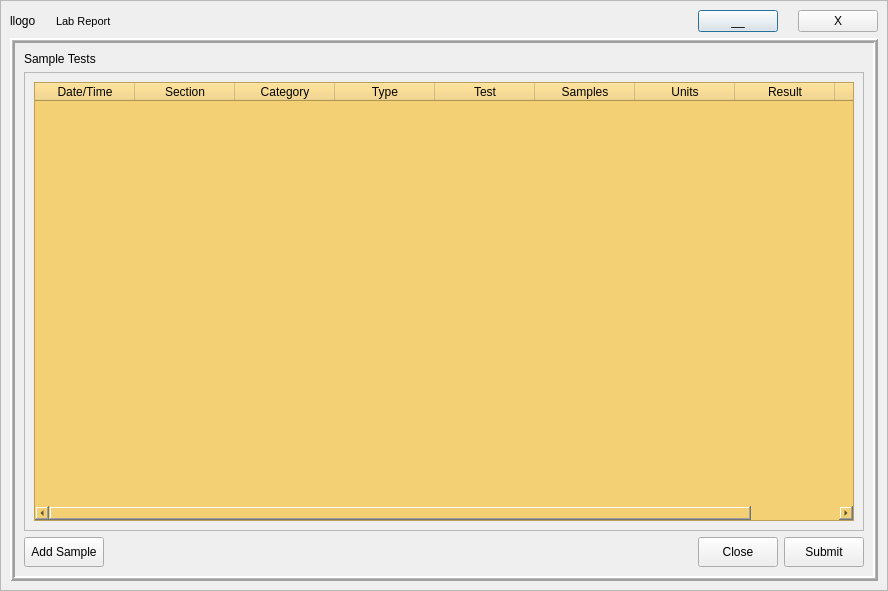
<?xml version="1.0" encoding="UTF-8"?>
<ui version="4.0">
 <class>LabReport</class>
 <widget class="QDialog" name="LabReport">
  <property name="geometry">
   <rect>
    <x>0</x>
    <y>0</y>
    <width>888</width>
    <height>591</height>
   </rect>
  </property>
  <property name="windowTitle">
   <string>Lab Report</string>
  </property>
  <layout class="QGridLayout" name="gridLayout">
   <property name="leftMargin">
    <number>0</number>
   </property>
   <property name="topMargin">
    <number>0</number>
   </property>
   <property name="rightMargin">
    <number>0</number>
   </property>
   <property name="bottomMargin">
    <number>0</number>
   </property>
   <property name="spacing">
    <number>0</number>
   </property>
   <item row="1" column="0">
    <widget class="QFrame" name="frame">
     <property name="frameShape">
      <enum>QFrame::StyledPanel</enum>
     </property>
     <property name="frameShadow">
      <enum>QFrame::Raised</enum>
     </property>
     <layout class="QVBoxLayout" name="verticalLayout">
      <property name="leftMargin">
       <number>9</number>
      </property>
      <property name="topMargin">
       <number>9</number>
      </property>
      <property name="rightMargin">
       <number>9</number>
      </property>
      <item>
       <widget class="QFrame" name="frame_2">
        <property name="sizePolicy">
         <sizepolicy hsizetype="Minimum" vsizetype="Minimum">
          <horstretch>0</horstretch>
          <verstretch>0</verstretch>
         </sizepolicy>
        </property>
        <property name="frameShape">
         <enum>QFrame::NoFrame</enum>
        </property>
        <property name="frameShadow">
         <enum>QFrame::Plain</enum>
        </property>
        <layout class="QHBoxLayout" name="horizontalLayout_4">
         <property name="spacing">
          <number>20</number>
         </property>
         <property name="leftMargin">
          <number>0</number>
         </property>
         <property name="topMargin">
          <number>0</number>
         </property>
         <property name="rightMargin">
          <number>0</number>
         </property>
         <property name="bottomMargin">
          <number>0</number>
         </property>
         <item>
          <widget class="QLabel" name="logo">
           <property name="text">
            <string>llogo</string>
           </property>
          </widget>
         </item>
         <item>
          <widget class="QLabel" name="bgflbl">
           <property name="sizePolicy">
            <sizepolicy hsizetype="Expanding" vsizetype="Preferred">
             <horstretch>0</horstretch>
             <verstretch>0</verstretch>
            </sizepolicy>
           </property>
           <property name="font">
            <font>
             <family>MS Shell Dlg 2</family>
             <pointsize>8</pointsize>
            </font>
           </property>
           <property name="text">
            <string>Lab Report</string>
           </property>
           <property name="alignment">
            <set>Qt::AlignLeading|Qt::AlignLeft|Qt::AlignVCenter</set>
           </property>
           <property name="margin">
            <number>5</number>
           </property>
          </widget>
         </item>
         <item>
          <widget class="QPushButton" name="miniBtn">
           <property name="sizePolicy">
            <sizepolicy hsizetype="Fixed" vsizetype="Fixed">
             <horstretch>0</horstretch>
             <verstretch>0</verstretch>
            </sizepolicy>
           </property>
           <property name="cursor">
            <cursorShape>PointingHandCursor</cursorShape>
           </property>
           <property name="text">
            <string>__</string>
           </property>
          </widget>
         </item>
         <item>
          <widget class="QPushButton" name="exitBtn">
           <property name="sizePolicy">
            <sizepolicy hsizetype="Fixed" vsizetype="Fixed">
             <horstretch>0</horstretch>
             <verstretch>0</verstretch>
            </sizepolicy>
           </property>
           <property name="cursor">
            <cursorShape>PointingHandCursor</cursorShape>
           </property>
           <property name="text">
            <string>X</string>
           </property>
          </widget>
         </item>
        </layout>
       </widget>
      </item>
      <item>
       <widget class="QFrame" name="bgLayer">
        <property name="sizePolicy">
         <sizepolicy hsizetype="Preferred" vsizetype="Expanding">
          <horstretch>0</horstretch>
          <verstretch>0</verstretch>
         </sizepolicy>
        </property>
        <property name="frameShape">
         <enum>QFrame::Box</enum>
        </property>
        <property name="frameShadow">
         <enum>QFrame::Raised</enum>
        </property>
        <property name="lineWidth">
         <number>2</number>
        </property>
        <property name="midLineWidth">
         <number>1</number>
        </property>
        <layout class="QGridLayout" name="gridLayout_2">
         <item row="3" column="0">
          <layout class="QHBoxLayout" name="horizontalLayout">
           <item>
            <widget class="QPushButton" name="addBtn">
             <property name="sizePolicy">
              <sizepolicy hsizetype="Minimum" vsizetype="Preferred">
               <horstretch>0</horstretch>
               <verstretch>0</verstretch>
              </sizepolicy>
             </property>
             <property name="cursor">
              <cursorShape>PointingHandCursor</cursorShape>
             </property>
             <property name="text">
              <string>Add Sample</string>
             </property>
            </widget>
           </item>
           <item>
            <spacer name="horizontalSpacer_2">
             <property name="orientation">
              <enum>Qt::Horizontal</enum>
             </property>
             <property name="sizeHint" stdset="0">
              <size>
               <width>40</width>
               <height>20</height>
              </size>
             </property>
            </spacer>
           </item>
           <item>
            <widget class="QPushButton" name="closeBtn">
             <property name="minimumSize">
              <size>
               <width>0</width>
               <height>30</height>
              </size>
             </property>
             <property name="cursor">
              <cursorShape>PointingHandCursor</cursorShape>
             </property>
             <property name="text">
              <string>Close</string>
             </property>
            </widget>
           </item>
           <item>
            <widget class="QPushButton" name="submitBtn">
             <property name="minimumSize">
              <size>
               <width>0</width>
               <height>30</height>
              </size>
             </property>
             <property name="cursor">
              <cursorShape>PointingHandCursor</cursorShape>
             </property>
             <property name="text">
              <string>Submit</string>
             </property>
            </widget>
           </item>
          </layout>
         </item>
         <item row="1" column="0">
          <widget class="QLabel" name="label_9">
           <property name="text">
            <string>Sample Tests</string>
           </property>
           <property name="margin">
            <number>5</number>
           </property>
          </widget>
         </item>
         <item row="2" column="0">
          <widget class="QFrame" name="frame_3">
           <property name="sizePolicy">
            <sizepolicy hsizetype="Preferred" vsizetype="Expanding">
             <horstretch>0</horstretch>
             <verstretch>0</verstretch>
            </sizepolicy>
           </property>
           <property name="frameShape">
            <enum>QFrame::StyledPanel</enum>
           </property>
           <property name="frameShadow">
            <enum>QFrame::Raised</enum>
           </property>
           <layout class="QGridLayout" name="gridLayout_3">
            <item row="0" column="0">
             <widget class="QTableWidget" name="tableWidget">
              <property name="styleSheet">
               <string notr="true">background-color: rgb(244, 208, 116);
color: rgb(4, 4, 4);</string>
              </property>
              <property name="alternatingRowColors">
               <bool>true</bool>
              </property>
              <property name="sortingEnabled">
               <bool>false</bool>
              </property>
              <property name="columnCount">
               <number>9</number>
              </property>
              <column>
               <property name="text">
                <string>Date/Time</string>
               </property>
              </column>
              <column>
               <property name="text">
                <string>Section</string>
               </property>
              </column>
              <column>
               <property name="text">
                <string>Category</string>
               </property>
              </column>
              <column>
               <property name="text">
                <string>Type</string>
               </property>
              </column>
              <column>
               <property name="text">
                <string>Test</string>
               </property>
              </column>
              <column>
               <property name="text">
                <string>Samples</string>
               </property>
              </column>
              <column>
               <property name="text">
                <string>Units</string>
               </property>
              </column>
              <column>
               <property name="text">
                <string>Result</string>
               </property>
              </column>
              <column>
               <property name="text">
                <string/>
               </property>
              </column>
             </widget>
            </item>
           </layout>
          </widget>
         </item>
        </layout>
       </widget>
      </item>
     </layout>
    </widget>
   </item>
  </layout>
 </widget>
 <resources/>
 <connections/>
</ui>
